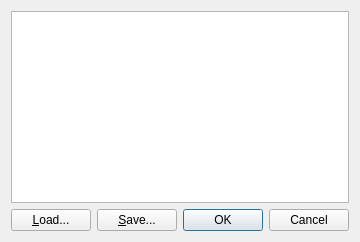
<?xml version="1.0" encoding="UTF-8"?>
<ui version="4.0">
 <class>StaListDialog</class>
 <widget class="QWidget" name="StaListDialog">
  <property name="geometry">
   <rect>
    <x>0</x>
    <y>0</y>
    <width>356</width>
    <height>242</height>
   </rect>
  </property>
  <property name="windowTitle">
   <string>Stations</string>
  </property>
  <layout class="QVBoxLayout" name="verticalLayout">
   <item>
    <widget class="QListWidget" name="stationListWidget"/>
   </item>
   <item>
    <widget class="QWidget" name="panel1" native="true">
     <property name="text" stdset="0">
      <string/>
     </property>
     <layout class="QHBoxLayout" name="horizontalLayout">
      <property name="leftMargin">
       <number>0</number>
      </property>
      <property name="topMargin">
       <number>0</number>
      </property>
      <property name="rightMargin">
       <number>0</number>
      </property>
      <property name="bottomMargin">
       <number>0</number>
      </property>
      <item>
       <widget class="QPushButton" name="btnLoad">
        <property name="toolTip">
         <string/>
        </property>
        <property name="text">
         <string>&amp;Load...</string>
        </property>
       </widget>
      </item>
      <item>
       <widget class="QPushButton" name="btnSave">
        <property name="toolTip">
         <string/>
        </property>
        <property name="text">
         <string>&amp;Save...</string>
        </property>
       </widget>
      </item>
      <item>
       <widget class="QDialogButtonBox" name="buttonBox">
        <property name="standardButtons">
         <set>QDialogButtonBox::Cancel|QDialogButtonBox::Ok</set>
        </property>
       </widget>
      </item>
     </layout>
    </widget>
   </item>
  </layout>
 </widget>
 <resources/>
 <connections/>
</ui>
